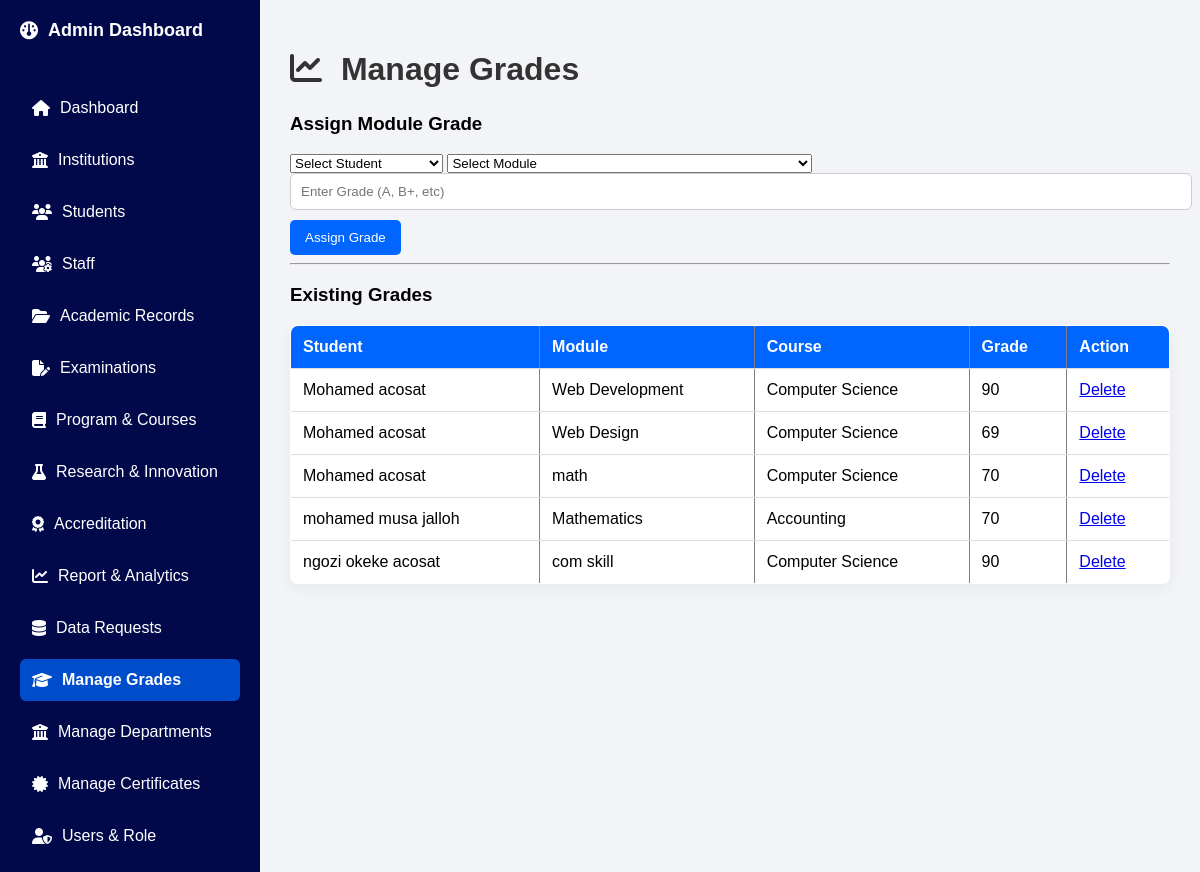
The page /manage_grades/ (signed in) on the database its author committed.
### Academic_Data_Identity_System/models.py (models this page shows, shortened)
class StudentModuleGrade(models.Model):
    student = models.ForeignKey(Student, on_delete=models.CASCADE)
    module = models.ForeignKey(Module, on_delete=models.CASCADE)
    grade = models.CharField(max_length=5)

class Student(models.Model):
    user = models.OneToOneField(User, on_delete=models.CASCADE)
    full_name = models.CharField(max_length=100, null=True)
    student_id = models.CharField(max_length=20, unique=True)
    level = models.CharField(max_length=20)
    department = models.CharField(max_length=50)
    date_of_birth = models.DateField(null=True)
    gender = models.CharField(max_length=10)
    profile_photo = models.ImageField(upload_to='profiles/', null=True)
    email = models.EmailField(null=True, blank=True)
    dob = models.DateField(null=True, blank=True)

class Module(models.Model):
    course = models.ForeignKey(Course, on_delete=models.CASCADE, related_name="modules")
    name = models.CharField(max_length=100)
    code = models.CharField(max_length=20)

class Course(models.Model):
    institution = models.ForeignKey(Institution, on_delete=models.CASCADE, null=True, blank=True)
    name = models.CharField(max_length=100)
    code = models.CharField(max_length=20, unique=True)
    credits = models.IntegerField(null=True)

### Academic_Data_Identity_System/views.py (the view, shortened to what this page needs)
# urls.py: path('manage_grades/', views.manage_grades, name='manage_grades'),
@login_required
def manage_grades(request):
    if not request.user.is_staff:
        return redirect("dashboard")
    students = Student.objects.all()
    modules = Module.objects.all()
    grades = StudentModuleGrade.objects.all()
    return render(request, "manage_grades.html", {
        "students": students,
        "modules": modules,
        "grades": grades
    })

### templates/manage_grades.html (shortened to what this page needs)
<!DOCTYPE html>
<html lang="en">
<head>
{% load static %}
<link rel="stylesheet" href="{% static 'style.css' %}">
<link rel="stylesheet" href="https://cdnjs.cloudflare.com/ajax/libs/font-awesome/6.5.0/css/all.min.css">
</head>
<body>
<div class="dashboard-container">
    <aside class="sidebar">
        <div class="logo"><i class="fa-solid fa-gauge"></i>Admin Dashboard</div>
        <ul>
            <li>
                <a href="{% url 'admin_dashboard' %}">
                    <i class="fa-solid fa-house"></i> Dashboard
                </a>
            </li>
            <li>
                <a href="{% url 'manage_institutions' %}">
                    <i class="fa-solid fa-building-columns"></i> Institutions
                </a>
            </li>
            <li>
                <a href="{% url 'manage_student' %}">
                    <i class="fa-solid fa-users"></i> Students
                </a>
            </li>
             <li>
                <a href="{% url 'manage_staff' %}">
                    <i class="fa-solid fa-users-gear"></i> Staff
                </a>
            </li>
            <li>
    <a href="{% url 'academic_records' %}">
        <i class="fa-solid fa-folder-open"></i> Academic Records
    </a>
</li>
<li>
                <a href="{% url 'manage_exams' %}">
                    <i class="fa-solid fa-file-pen"></i> Examinations
                </a>
            </li>
            <li>
                <a href="{% url 'manage_courses' %}">
                    <i class="fa-solid fa-book"></i> Program & Courses
                </a>
            </li>
            <li>
    <a href="{% url 'research' %}">
        <i class="fa-solid fa-flask"></i> Research & Innovation
    </a>
</li>
<li>
    <a href="{% url 'accreditation' %}">
       <i class="fa-solid fa-award"></i> Accreditation
    </a>
</li>
<li>
    <a href="{% url 'analytics' %}">
        <i class="fa-solid fa-chart-line"></i> Report & Analytics
    </a>
</li>
<li>
    <a href="{% url 'data_requests' %}">
        <i class="fa-solid fa-database"></i> Data Requests
    </a>
</li>
            <li class="active">
                <a href="{% url 'manage_grades' %}">
                    <i class="fa-solid fa-graduation-cap"></i> Manage Grades
                </a>
            </li>
            <li>
                <a href="{% url 'manage_departments' %}">
                    <i class="fa-solid fa-building-columns"></i> Manage Departments
                </a>
            </li>
            <li>
                <a href="{% url 'manage_certificates' %}">
                    <i class="fa-solid fa-certificate"></i> Manage Certificates
                </a>
            </li>
<li>
    <a href="{% url 'assign_role' user.id %}">
        <i class="fa-solid fa-user-shield"></i> Users & Role
    </a>
</li>
        </ul>
    </aside>
    <main class="main-content">
        <h1><i class="fa-solid fa-chart-line"></i> Manage Grades</h1>
<h3>Assign Module Grade</h3>
<form method="POST">
    <select name="student_id" required>
        <option value="">Select Student</option>
    </select>
    <select name="module_id" required>
        <option value="">Select Module</option>
    </select>
    <input type="text" name="grade" placeholder="Enter Grade (A, B+, etc)" required>
    <button type="submit">Assign Grade</button>
</form>
<hr>
<h3>Existing Grades</h3>
<table border="1">
    <tr>
        <th>Student</th>
        <th>Module</th>
        <th>Course</th>
        <th>Grade</th>
        <th>Action</th>
    </tr>
    {% for g in grades %}
    <tr>
        <td>{{ g.student.full_name }}</td>
        <td>{{ g.module.name }}</td>
        <td>{{ g.module.course.name }}</td>
        <td>{{ g.grade }}</td>
        <td>
            <a href="{% url 'delete_grade' g.id %}">Delete</a>
        </td>
    </tr>
    {% endfor %}
</table>
    </main>
</div>
</body>
</html>

### static/style.css (style rules this page uses)
body { font-family: Arial, sans-serif; background: #f2f4f8; margin:0; padding:0; }
.dashboard-container { display:flex; min-height:100vh; }
.sidebar { width:220px; background: #02094a; color:white; padding:20px; display:flex; flex-direction:column; }
.sidebar .logo { font-size:18px; font-weight:bold; margin-bottom:30px; }
.sidebar ul { list-style:none; padding:0; }
.sidebar ul li { margin-bottom:10px; border-radius:6px; }
.sidebar ul li a { color:white; text-decoration:none; display:block; padding:12px; }
.sidebar ul li.active a { font-weight:bold; background:#004dcc; border-radius:6px; }
.main-content { flex:1; padding:30px; background:#f2f4f8; overflow-y:auto; }
h1 { color:#333; margin-bottom:25px; }
input[type="text"], input[type="email"], input[type="number"] { width:100%; padding:10px; border-radius:6px; border:1px solid #ccc; margin-bottom:10px; }
button { padding:10px 15px; border:none; border-radius:5px; background:#0066ff; color:white; cursor:pointer; }
table { width:100%; border-collapse:collapse; background:white; border-radius:8px; overflow:hidden; box-shadow:0 5px 15px rgba(0,0,0,0.05); }
th, td { padding:12px; text-align:left; border-bottom:1px solid #ddd; }
th { background:#0066ff; color:white; }
.sidebar ul li a { display: flex; align-items: center; gap: 10px; font-size: 16px; }
.sidebar .logo { display: flex; align-items: center; gap: 10px; }
.main-content h1 i, .card h3 i { margin-right: 10px; }

### rows shown on the page
StudentModuleGrade: student.full_name "Mohamed acosat", module.name "Web Development", module.course.name "Computer Science", grade "90"
StudentModuleGrade: student.full_name "Mohamed acosat", module.name "Web Design", module.course.name "Computer Science", grade "69"
StudentModuleGrade: student.full_name "Mohamed acosat", module.name "math", module.course.name "Computer Science", grade "70"
StudentModuleGrade: student.full_name "mohamed musa jalloh", module.name "Mathematics", module.course.name "Accounting", grade "70"
StudentModuleGrade: student.full_name "ngozi okeke acosat", module.name "com skill", module.course.name "Computer Science", grade "90"
